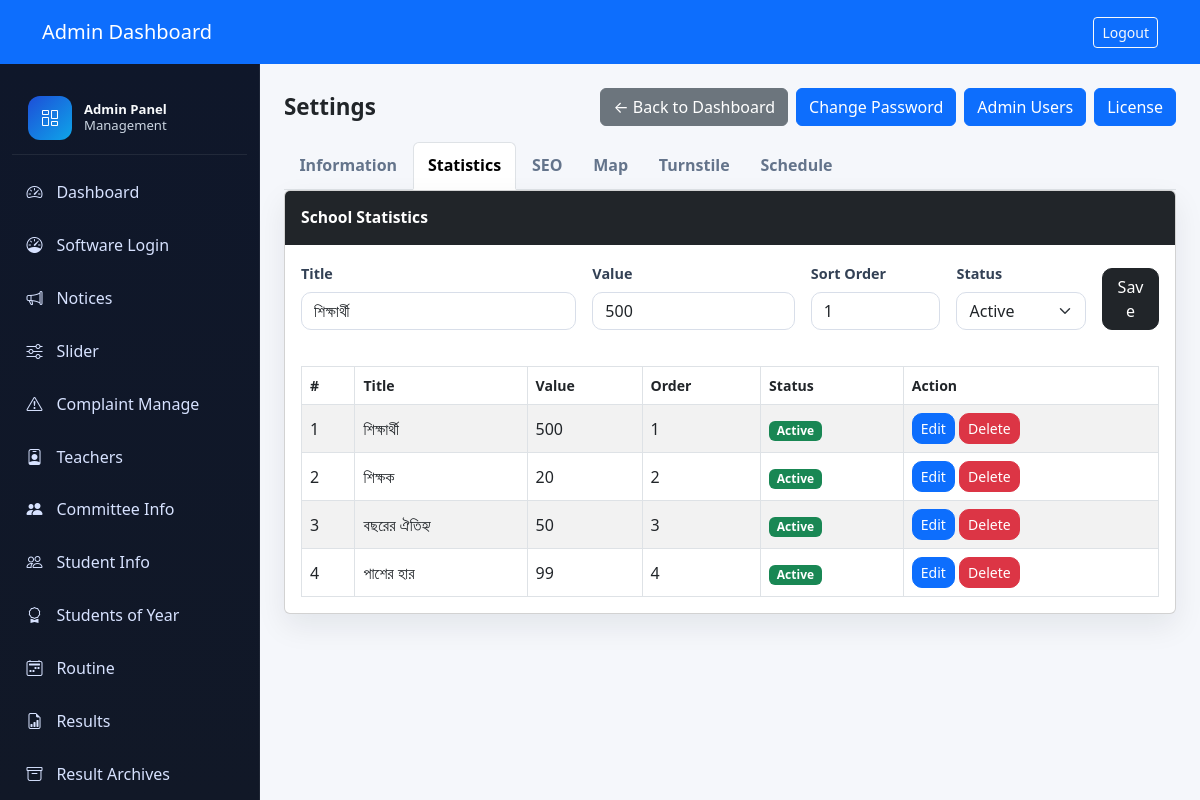
The app's page /admin/settings.php?edit_statistics=1&tab=stats (signed in), older data.
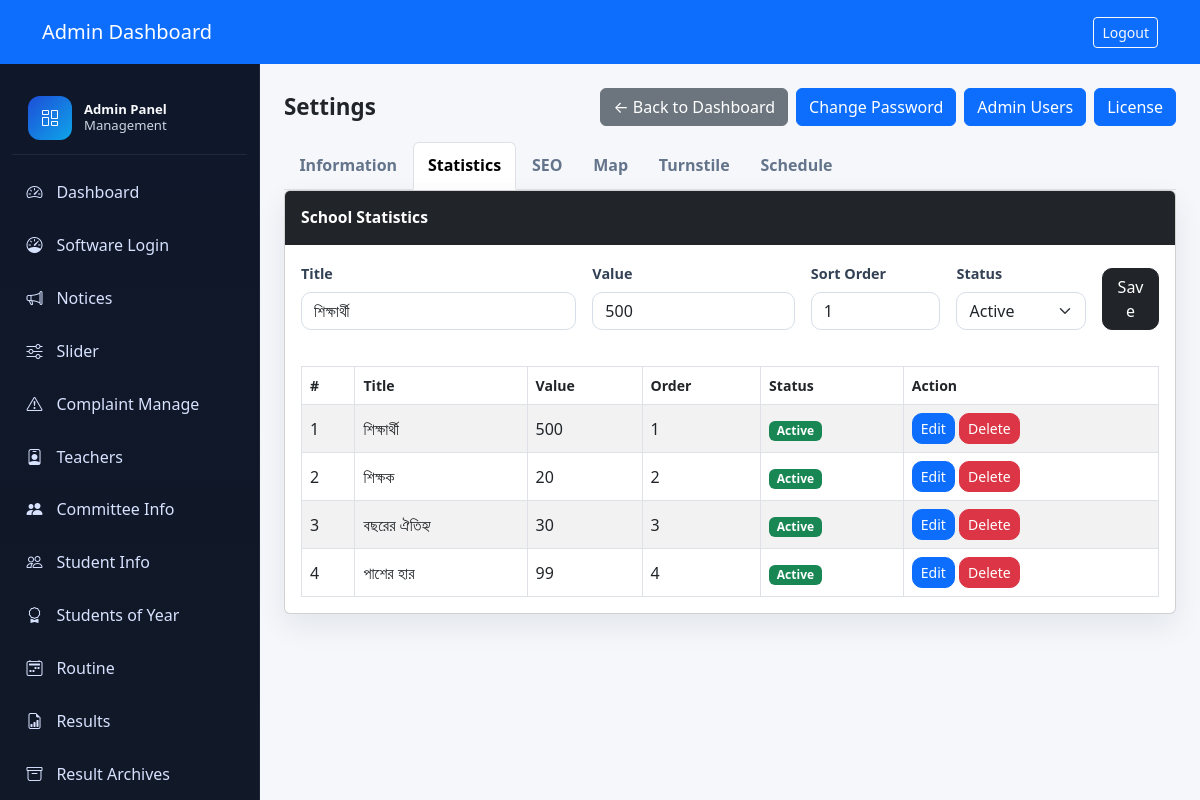
The same page, newer data.
### tables this page shows
CREATE TABLE `school_statistics` (
  `id` int(10) UNSIGNED NOT NULL,
  `title` varchar(100) NOT NULL,
  `value` varchar(50) NOT NULL,
  `suffix` varchar(20) DEFAULT NULL,
  `sort_order` int(11) NOT NULL DEFAULT 1,
  `status` tinyint(1) NOT NULL DEFAULT 1,
  `created_at` timestamp NULL DEFAULT current_timestamp(),
  `updated_at` timestamp NULL DEFAULT current_timestamp() ON UPDATE current_timestamp()
);

### admin/settings.php (the view, shortened to what the changed rows need)
<?php
require_once '../includes/db.php';
class SchoolSchedule {
    private $conn;
    public function __construct($conn) { $this->conn = $conn; }
    public function getAll() {
        $sql = 'SELECT * FROM schedules ORDER BY sort_order ASC, id ASC';
        return $this->conn->query($sql);
    }
}
class SchoolStatistics {
    private $conn;
    public function __construct($conn) { $this->conn = $conn; }
    public function getAll() {
        $sql = 'SELECT * FROM school_statistics ORDER BY sort_order ASC, id ASC';
        return $this->conn->query($sql);
    }
}
$statistics = new SchoolStatistics($conn);
$statistics_list = $statistics->getAll();
?>
<!DOCTYPE html>
<html lang="en">
<head>
    <link href="https://cdn.jsdelivr.net/npm/bootstrap@5.3.0/dist/css/bootstrap.min.css" rel="stylesheet">
</head>
<body>
    <div class="container-fluid" style="margin-top: 0;">
      <div class="row gx-0">
        <?php include '_sidebar.php'; ?>
        <main class="col-md-9 col-lg-10 px-md-4 d-flex flex-column settings-main">
          <div class="my-4">
            <div class="tab-content">
                <div class="tab-pane fade" id="stats" role="tabpanel">
                    <div class="row g-4">
                        <div class="col-12">
                            <div class="card settings-card h-100">
                                <div class="card-body">
                                    <div class="table-responsive">
                                        <table class="table table-bordered table-striped align-middle mb-0">
                                            <thead>
                                                <tr>
                                                    <th>#</th>
                                                    <th>Title</th>
                                                    <th>Value</th>
                                                    <th>Order</th>
                                                    <th>Status</th>
                                                    <th>Action</th>
                                                </tr>
                                            </thead>
                                            <tbody>
                                                <?php if ($statistics_list && $statistics_list->num_rows > 0): $i=1; while ($row = $statistics_list->fetch_assoc()): ?>
                                                <tr>
                                                    <td><?php echo $i++; ?></td>
                                                    <td><?php echo htmlspecialchars($row['title']); ?></td>
                                                    <td><?php echo htmlspecialchars($row['value']); ?></td>
                                                    <td><?php echo htmlspecialchars((string)$row['sort_order']); ?></td>
                                                    <td><?php echo $row['status'] ? '<span class="badge bg-success">Active</span>' : '<span class="badge bg-secondary">Inactive</span>'; ?></td>
                                                    <td>
                                                        <a href="settings.php?edit_statistics=<?php echo $row['id']; ?>&tab=stats" class="btn btn-sm btn-primary">Edit</a>
                                                        <a href="settings.php?delete_statistics=<?php echo $row['id']; ?>&tab=stats" class="btn btn-sm btn-danger" onclick="return confirm('Delete this statistic?');">Delete</a>
                                                    </td>
                                                </tr>
                                                <?php endwhile; else: ?>
                                                <tr><td colspan="6" class="text-center">No statistics found.</td></tr>
                                                <?php endif; ?>
                                            </tbody>
                                        </table>
                                    </div>
                                </div>
                            </div>
                        </div>
                    </div>
                </div>
            </div>
          </div>
        </main>
      </div>
    </div>
</body>
</html>

Row changes from the older to the newer data that the page shows:
changed school_statistics "বছরের ঐতিহ্য": value "50" → "30"
